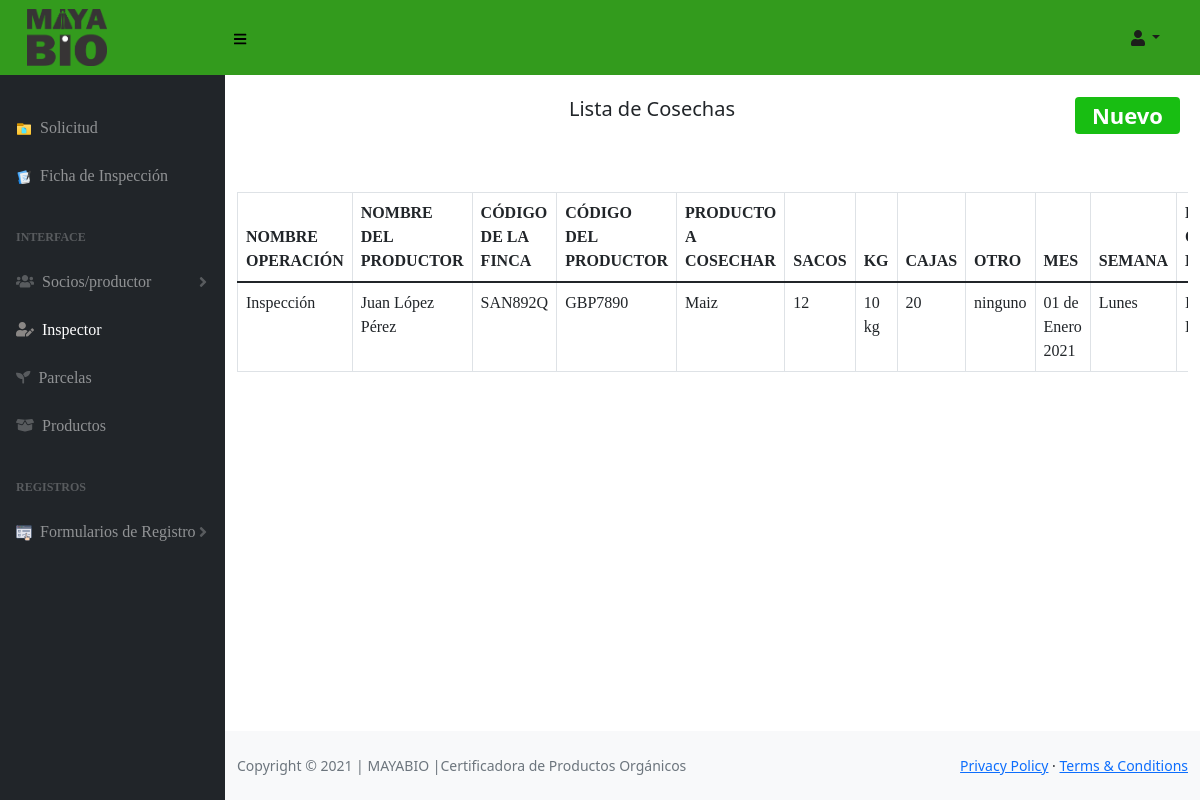
Page /registro-cosecha/cosecha.php on the earlier database version.
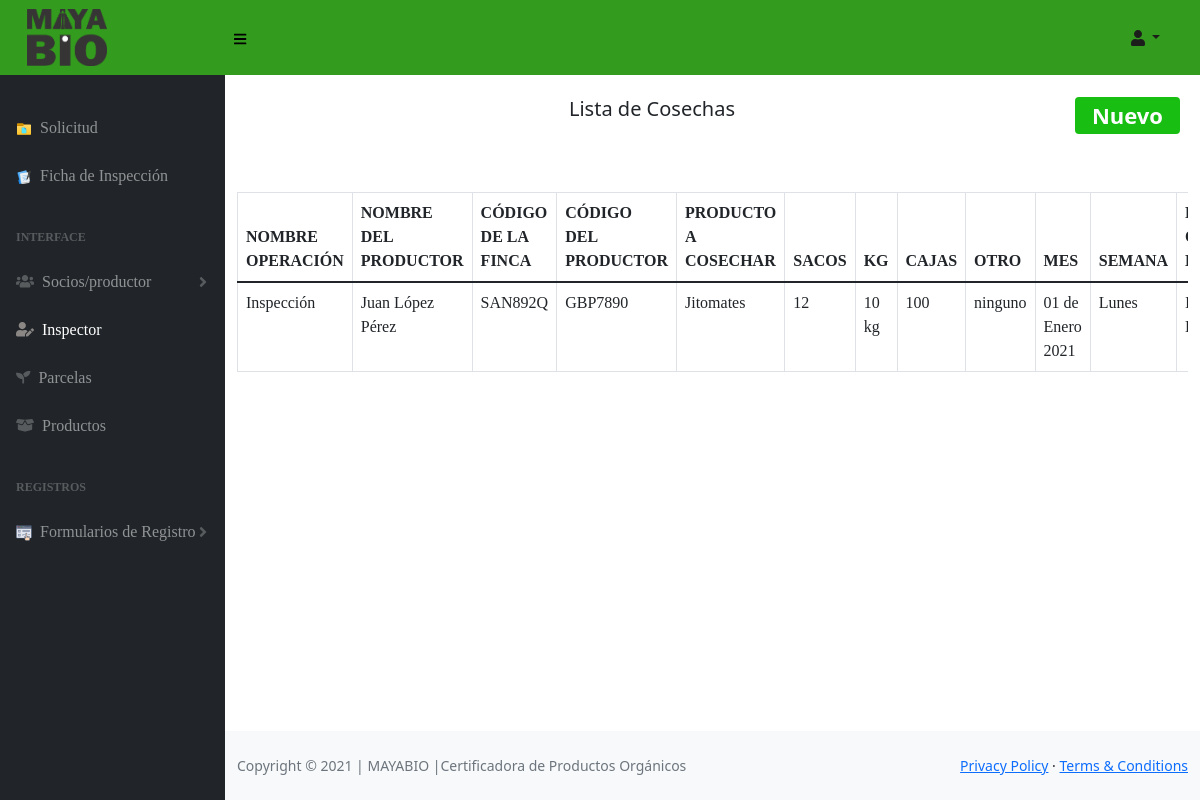
Same page on the later database version.
### tables this page shows
CREATE TABLE `cosecha` (
  `idCosecha` int(6) NOT NULL,
  `nombreOperacion` varchar(200) NOT NULL,
  `nmbreProductor` varchar(200) NOT NULL,
  `codigoFinca` varchar(200) NOT NULL,
  `codigoProductor` varchar(200) NOT NULL,
  `productoCosecha` varchar(250) NOT NULL,
  `sacos` varchar(50) NOT NULL,
  `kg` varchar(50) NOT NULL,
  `cajas` varchar(50) NOT NULL,
  `otro` varchar(50) NOT NULL,
  `mes` varchar(50) NOT NULL,
  `semana` varchar(50) NOT NULL,
  `productorEncargado` varchar(200) NOT NULL
);

### registro-cosecha/cosecha.php (the view, shortened to what this page needs)
<?php include '../template/header.php' ?>
<!DOCTYPE html>
<html lang="es">
    <head>
        <link href="../css/styles.css" rel="stylesheet" />
        <link rel="stylesheet" href="../css/form.css">
		<link rel="stylesheet" href="../css/productos.css">
        <link href="https://cdn.jsdelivr.net/npm/bootstrap@5.0.2/dist/css/bootstrap.min.css" rel="stylesheet">
    </head>
    <body class="sb-nav-fixed">
        <nav class="sb-topnav navbar navbar-expand navbar-dark bg-dark">
			<div class="logo">
				<a class="navbar-brand" href="../principal/index.html" > <img src="../images/MAYABIO-BN.png" alt="#">
				</a><button class="btn btn-link btn-sm order-1 order-lg-0" id="sidebarToggle" href="" ><i class="fas fa-bars"></i></button>
			</div>
            <ul class="navbar-nav ml-auto mr-0 mr-md-3 my-2 my-md-0">
                <li class="nav-item dropdown">
                    <a class="nav-link dropdown-toggle" id="userDropdown" href="#" role="button" data-toggle="dropdown" aria-haspopup="true" aria-expanded="false"><i class="fas fa-user fa-fw"></i></a>
                </li>
            </ul>
        </nav>
        <div id="layoutSidenav">
            <div id="layoutSidenav_nav">
                <br><br>
                <nav class="sb-sidenav accordion sb-sidenav-dark" id="sidenavAccordion">
                    <div class="sb-sidenav-menu">
                        <div class="nav">
                            <a class="nav-link" href="../solicitud/agregar.solicitud.php">
                                <div class="sb-nav-link-icon">
                                    <img src="../icon/solicitud.png" alt="">
                                </div> Solicitud
                            </a>
                            <a class="nav-link" href="../ficha.inspeccion/agregar.inspeccion.php">
                                <div class="sb-nav-link-icon">
                                    <img src="../icon/inspector.png" width: 40px>
                                </div> Ficha de Inspección
                            </a>
                            <div class="sb-sidenav-menu-heading">Interface</div>
                            <a class="nav-link collapsed" href="#" data-toggle="collapse" data-target="#collapseLayouts" aria-expanded="false" aria-controls="collapseLayouts">
                                <div class="sb-nav-link-icon">
                                    <i class="fas fa-users"></i>
                                </div>Socios/productor
                                <div class="sb-sidenav-collapse-arrow">
                                    <i class="fas fa-angle-down"></i>
                                </div>
                            </a>
                            <a class="nav-link" href="">
                                <div class="sb-nav-link-icon">
                                    <i class='fas fa-user-edit fa-1x' style='color:#8a8785'></i>
                                </div> Inspector
                            </a>
                            <a class="nav-link" href="../parcelas/parcelas.php">
                                <div class="sb-nav-link-icon">
                                    <i class="fas fa-seedling"></i>
                                </div> Parcelas
                            </a>
                            <a class="nav-link" href="../productos-agregar/productos.php">
                                <div class="sb-nav-link-icon">
                                    <i class="fas fa-box-open"></i>
                                </div> Productos
                            </a>
                            <div class="sb-sidenav-menu-heading">Registros</div>
                                <a class="nav-link collapsed" href="#" data-toggle="collapse" data-target="#collapsePages" aria-expanded="false" aria-controls="collapsePages">
                                    <div class="sb-nav-link-icon">
                                        <img src="../icon/registro.png">
                                    </div> Formularios de Registro
                                    <div class="sb-sidenav-collapse-arrow"><i class="fas fa-angle-down"></i></div>
                                </a>
                            <br><br>
                        </div>
                    </div>
                </nav>
            </div>
            <div id="layoutSidenav_content">
                <main>
                    <div class="container-fluid">
						<div class="agregar">
							<a href="agregar.cosecha.php">Nuevo</a>
						</div>
                        <h1 class="mt-4">Lista de Cosechas</h1>
							<div class="table-responsive">
								<table class="table table-bordered">
									<thead>
										<tr>
											<th>Nombre Operación</th>
											<th>Nombre del Productor</th>
											<th>código de la finca</th>
											<th>Código del productor</th>
											<th>Producto a cosechar</th>
                                            <th>Sacos </th>
                                            <th>Kg</th>
                                            <th>Cajas</th>
                                            <th>Otro</th>
                                            <th>Mes</th>
                                            <th>Semana</th>
                                            <th>Productor ó Encargado</th>
										</tr>
									</thead>
									<tbody>
										<?php
											require_once("conexion.php");
											$consulta=mysqli_query($conexion, "SELECT * FROM cosecha");
											while ($fila=mysqli_fetch_array($consulta)) {
												printf('
												<tr>
													<td>%s</td>
                                                    <td>%s</td>
													<td>%s</td>
													<td>%s</td>
													<td>%s</td>
													<td>%s</td>
                                                    <td>%s</td>
                                                    <td>%s</td>
                                                    <td>%s</td>
                                                    <td>%s</td>
                                                    <td>%s</td>
                                                    <td>%s</td>
													<td>
														<a href="editar.cosecha.php?idCosecha=%s"><img src="../icon/edit.png" width: 40px ></a>
														<a href="eliminar.php?idCosecha=%s" onclick="return confirmacion()" ><img src="../icon/delete.png" width: 40px;></a>
													</td>
												</tr>
												', $fila["nombreOperacion"], $fila["nmbreProductor"], $fila["codigoFinca"], $fila["codigoProductor"], $fila["productoCosecha"], $fila["sacos"], $fila["kg"], $fila["cajas"], $fila["otro"], $fila["mes"], $fila["semana"], $fila["productorEncargado"], $fila["idCosecha"], $fila["idCosecha"]);
											}
										?>
									</tbody>
								</table>
							</div>
                    </div>
                </main>
                <footer class="py-4 bg-light mt-auto">
                    <div class="container-fluid">
                        <div class="d-flex align-items-center justify-content-between small">
                            <div class="text-muted">Copyright &copy; 2021 | MAYABIO |Certificadora de Productos Orgánicos</div>
                            <div>
                                <a href="#">Privacy Policy</a>
                                &middot;
                                <a href="#">Terms &amp; Conditions</a>
                            </div>
                        </div>
                    </div>
                </footer>
            </div>
        </div>
    </body>
</html>

### template/header.php (shortened to what this page needs)
<!doctype html>
<html lang="es">
  <head>
    <link rel="stylesheet" href="https://cdn.jsdelivr.net/npm/bootstrap-icons@1.5.0/font/bootstrap-icons.css">
    <link href="css/styles.css" rel="stylesheet" />
    <link rel="stylesheet" href="css/form.css">
    <link href="https://cdn.datatables.net/1.10.20/css/dataTables.bootstrap4.min.css" rel="stylesheet" />
  </head>
  <body>
  </head>
  <body>

### css/form.css (style rules this page uses)
body { font-family: Tahoma; background: #daddda; background-image: url(""); }

### css/productos.css (style rules this page uses)
h1, h2 { text-align: center; }
h1 { margin-bottom:0; }
table { width: 1000px; margin: auto; margin-top: 50px; margin-bottom: 50px; }
th { border-bottom: 3px solid #d94a38; text-transform: uppercase; font-family: Cambria, Cochin, Georgia, Times, 'Times New Roman', serif }
td { border-bottom: 1px solid rgb(98, 173, 27); padding: 20px 20px 0; font-family: Cambria, Cochin, Georgia, Times, 'Times New Roman', serif }
.agregar { margin-left: 200px; }
.agregar a, .registrado, .eliminado { background: rgb(24, 190, 18); color: rgb(255, 255, 255); padding: 2px 17px; text-decoration: none; font-weight: bold; border-radius: 4px; float: right; margin: 8px; font-family: 'Segoe UI', Tahoma, Geneva, Verdana, sans-serif; font-size: 22px; }

### registro-cosecha/cosecha.php (style rules this page uses)
.logo img { padding: 10px; margin: 1px; left: -right; width: 100px; }

Differences in the rows shown:
changed cosecha "Inspección": productoCosecha "Maiz" → "Jitomates"; cajas "20" → "100"
